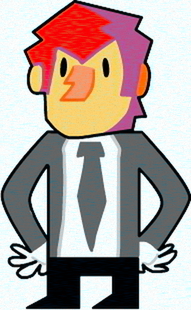

This figure's Python source:
"""
VHS SCRIPT DEMO THINGY LOL
MADE USING XUBUNTU 19.04 OCT-2019
"""

import PIL.Image as PImage
import PIL.ImageCms as PImageCms
from tkinter import filedialog as File #shamelessly stolen from test.py BECAUSE IT JUST WORKS GOGAMMIT
from tkinter import *
startTk = Tk()
startTk.withdraw()
error = True
while error == True:
	usrIn = print('Please select an image file.')
	loadGui = filedialog.askopenfilename(initialdir = "/home/",title = "IMAGE SELECTION",filetypes = (("All files","*.*"),("JPEG files","*.jpg *.JPEG"),("PNG files","*.png *.PNG"),("BMP files","*.bmp *.BMP")))
	error = False
	try:
		img = PImage.open(loadGui)
		x = img.size[0]
		y = img.size[1]
	except AttributeError:
		sys.exit()
	except:
		print('Please try again.')
		error = True
	print("Now converting...") 
	srgbP = PImageCms.createProfile("sRGB")
	labP = PImageCms.createProfile("LAB")
	conver = PImageCms.buildTransformFromOpenProfiles(srgbP,labP,"RGB","LAB")
	VHS = PImageCms.applyTransform(img,conver) # convert to LAB color
	L,a,b = VHS.split()  # split L and AB into separate files
	vhsLP1 = L.resize([333,480],resample=PImage.LANCZOS).convert("RGBA") # resize L
	vhsAP1 = a.resize([40,480],resample=PImage.LANCZOS).convert("RGBA") 
	vhsBP1 = b.resize([40,480],resample=PImage.LANCZOS).convert("RGBA") # resize AB
	nLoad = PImage.open("/home/[user]/import/noise.png").convert("RGBA")
	nLoad2 = PImage.open("/home/[user]/import/noiseBig.png").convert("RGBA")
	vhsLTST = PImage.alpha_composite(vhsLP1,nLoad2)
	vhsAP2 = PImage.alpha_composite(vhsAP1,nLoad) # add noise filter
	vhsBP2 = PImage.alpha_composite(vhsBP1,nLoad)
	vhsAr = vhsAP2.resize([1440,1080],resample=PImage.LANCZOS).convert("L")
	vhsBr = vhsBP2.resize([1440,1080],resample=PImage.LANCZOS).convert("L")
	VHSP1 = vhsLTST.resize([1440,1080],resample=PImage.LANCZOS).convert("L") # resize back to original [USE BILINEAR]
#	print(x)
#	print(y)
	vhsP2 = PImage.merge("LAB",(VHSP1,vhsAr,vhsBr))
	vhsP3 = vhsP2.resize([x,y],resample=PImage.LANCZOS)
	conver2 = PImageCms.buildTransformFromOpenProfiles(labP,srgbP,"LAB","RGB")
	vhsFin = PImageCms.applyTransform(vhsP3,conver2)
	vhsFin.save('vhs.png')
	vhsAr.save('testA.png')
	vhsBr.save('testB.png')
	VHSP1.save('testL.png')
	# combine L and AB
	# save"""
	
